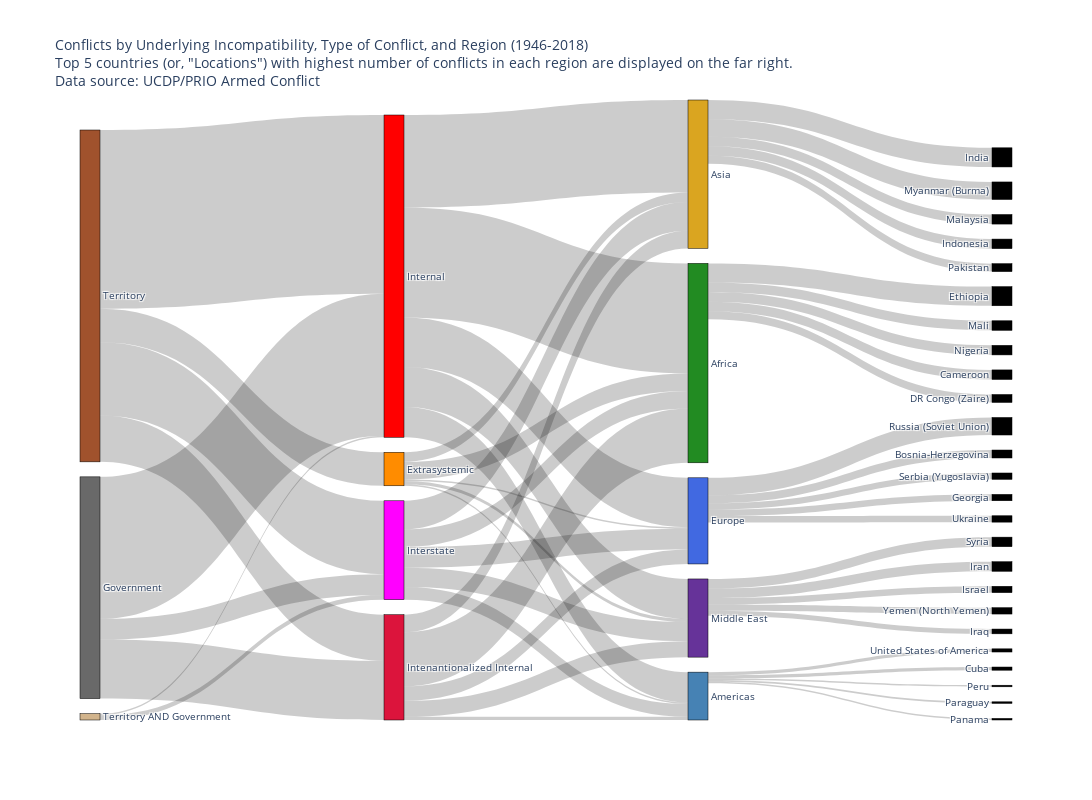

Notebook code for this chart:
### Markdown cell above
### UCDP Data

### Code cell
## Using UCDP data
## Make a Sankey plot of Incompatibility --> Type of conflict --> Region 
## Help with Sankey plot obtained here: plot.ly/python/sankey-diagram/

data = pd.read_csv('./UCDP_Sankey_data.csv')

srcs = data['srcs'].to_list()
tgts = data['tgts'].to_list()
vals = data['vals'].to_list()
lbls = ['Territory', 'Government', 'Territory AND Government', 'Extrasystemic', 'Interstate', 'Internal', 'Intenantionalized Internal', 'Europe', 'Middle East', 'Asia', 'Africa', 'Americas', 'India', 'Ethiopia', 'Myanmar (Burma)', 'Russia (Soviet Union)', 'Mali', 'Nigeria', 'Syria', 'Cameroon', 'Malaysia', 'Iran', 'Indonesia', 'Bosnia-Herzegovina', 'DR Congo (Zaire)', 'Pakistan', 'Israel', 'Serbia (Yugoslavia)', 'Georgia', 'Yemen (North Yemen)', 'Ukraine', 'Iraq', 'United States of America', 'Cuba', 'Peru', 'Paraguay', 'Panama']

fig = go.Figure(data=[go.Sankey(
    node = {
        "pad": 15,
        "thickness": 20,
        "line": {"color": "black", "width": 0.5},
        "label": lbls,
        "color": ['sienna','dimgray','tan','darkorange','fuchsia', 'red', 'crimson', 'royalblue', 'rebeccapurple', 'goldenrod', 'forestgreen', 'steelblue']
    },
    link = {
        "source": srcs,
        "target": tgts,
        "value": vals
    }
)])

fig.update_layout(title_text = """Conflicts by Underlying Incompatibility, Type of Conflict, and Region (1946-2018)<br>Top 5 countries (or, "Locations") with highest number of conflicts in each region are displayed on the far right.<br>Data source: <a href='https://www.prio.org/Data/Armed-Conflict/UCDP-PRIO/'>UCDP/PRIO Armed Conflict</a>""", font_size = 10, width=1280, height=800)
fig.show()

### Figure 1 — Plotly figure (JSON) as saved in the notebook; plotly's stock layout.template omitted (floating-point values rounded to 4 significant figures)
{"data": [{"link": {"source": [0, 0, 0, 0, 1, 1, 1, 2, 2, 3, 3, 3, 3, 3, 4, 4, 4, 4, 4, 5, 5, 5, 5, 5, 6, 6, 6, 6, 6, 9, 10, 9, 7, 10, 10, 8, 10, 9, 8, 9, 7, 10, 9, 8, 7, 7, 8, 7, 8, 11, 11, 11, 11, 11], "target": [3, 4, 5, 6, 4, 5, 6, 4, 5, 7, 8, 9, 10, 11, 7, 8, 9, 10, 11, 7, 8, 9, 10, 11, 7, 8, 9, 10, 11, 12, 13, 14, 15, 16, 17, 18, 19, 20, 21, 22, 23, 24, 25, 26, 27, 28, 29, 30, 31, 32, 33, 34, 35, 36], "value": [21, 46, 112, 29, 13, 89, 37, 3, 1, 1, 2, 6, 11, 1, 13, 12, 18, 11, 8, 31, 25, 58, 69, 19, 9, 10, 11, 34, 2, 12, 12, 11, 11, 6, 6, 6, 6, 6, 6, 6, 5, 5, 5, 4, 4, 4, 4, 4, 3, 2, 2, 1, 1, 1]}, "node": {"color": ["sienna", "dimgray", "tan", "darkorange", "fuchsia", "red", "crimson", "royalblue", "rebeccapurple", "goldenrod", "forestgreen", "steelblue"], "label": ["Territory", "Government", "Territory AND Government", "Extrasystemic", "Interstate", "Internal", "Intenantionalized Internal", "Europe", "Middle East", "Asia", "Africa", "Americas", "India", "Ethiopia", "Myanmar (Burma)", "Russia (Soviet Union)", "Mali", "Nigeria", "Syria", "Cameroon", "Malaysia", "Iran", "Indonesia", "Bosnia-Herzegovina", "DR Congo (Zaire)", "Pakistan", "Israel", "Serbia (Yugoslavia)", "Georgia", "Yemen (North Yemen)", "Ukraine", "Iraq", "United States of America", "Cuba", "Peru", "Paraguay", "Panama"], "line": {"color": "black", "width": 0.5}, "pad": 15, "thickness": 20}, "type": "sankey"}], "layout": {"font": {"size": 10}, "height": 800, "title": {"text": "Conflicts by Underlying Incompatibility, Type of Conflict, and Region (1946-2018)<br>Top 5 countries (or, \"Locations\") with highest number of conflicts in each region are displayed on the far right.<br>Data source: <a href='https://www.prio.org/Data/Armed-Conflict/UCDP-PRIO/'>UCDP/PRIO Armed Conflict</a>"}, "width": 1280}}
